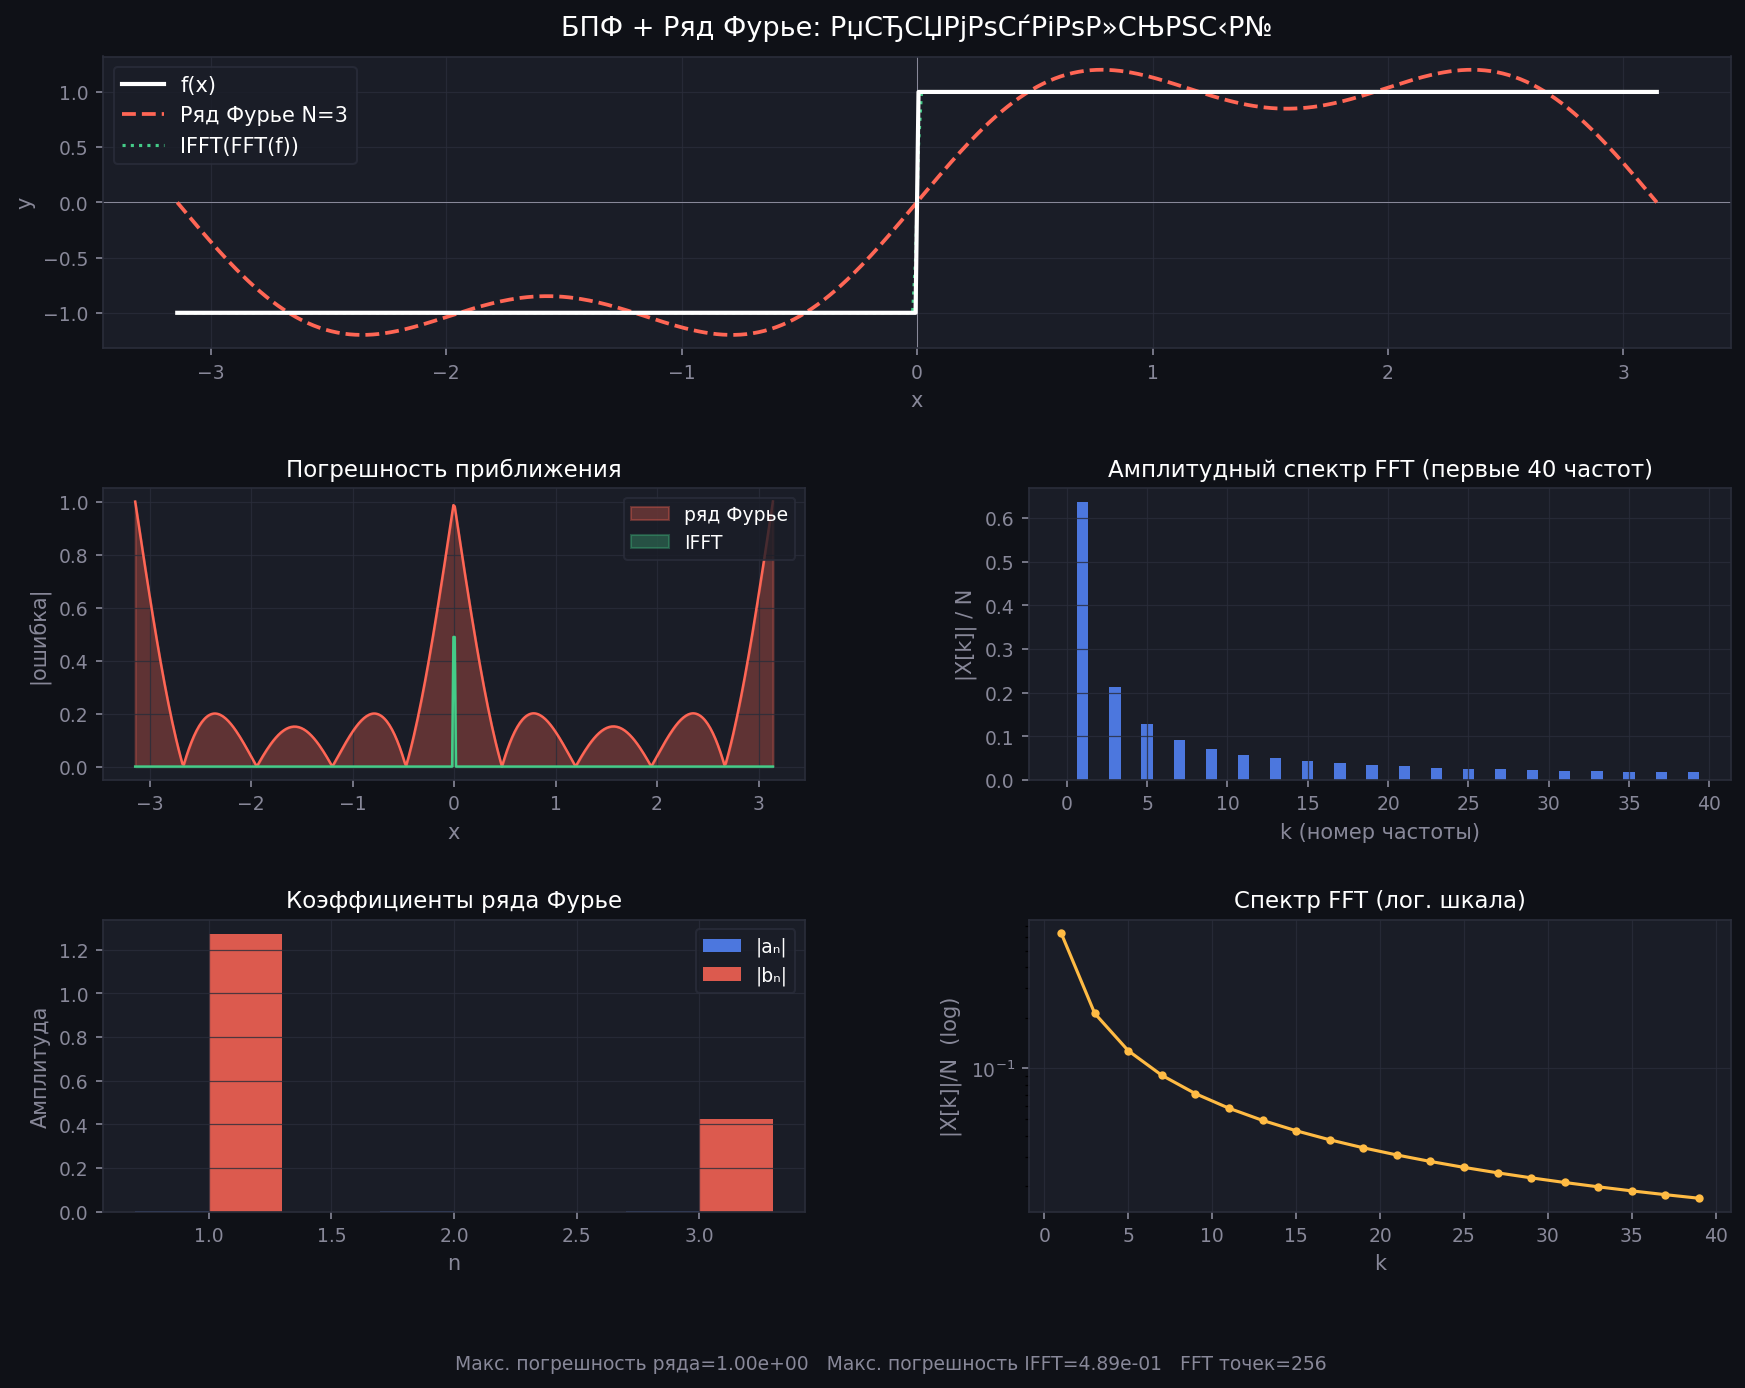

Source code (Python):
"""
Визуализация данных из fourier_fft.cpp
Читает: fourier_fft_signal.csv, fourier_fft_spectrum.csv, fourier_fft_coeffs.csv
"""

import sys
import numpy as np
import matplotlib.pyplot as plt
import matplotlib.gridspec as gridspec

# ── Цвета ────────────────────────────────────────────────────
BG    = '#0f1117'
PANEL = '#1a1d27'
WHITE = '#ffffff'
RED   = '#ff6655'
BLUE  = '#5588ff'
GREEN = '#44cc88'
GOLD  = '#ffbb44'
GRAY  = '#888899'
GRID  = '#2a2d3a'

def styled_ax(ax):
    ax.set_facecolor(PANEL)
    ax.tick_params(colors=GRAY, labelsize=9)
    for s in ax.spines.values(): s.set_edgecolor(GRID)
    ax.grid(color=GRID, linewidth=0.6, alpha=0.8)

# ── Загрузка данных ───────────────────────────────────────────
def load_signal(path='fourier_fft_signal.csv'):
    meta = {}
    with open(path) as fh:
        for line in fh:
            if line.startswith('#'):
                for part in line[1:].split():
                    if '=' in part:
                        k, v = part.split('=', 1)
                        meta[k] = v
            else:
                break
    data = np.loadtxt(path, delimiter=',', comments='#', skiprows=2)
    return meta, data   # x, f_x, fourier_sum, ifft_restored, error_fourier, error_ifft

def load_spectrum(path='fourier_fft_spectrum.csv'):
    return np.loadtxt(path, delimiter=',', comments='#', skiprows=2)
    # k, re, im, amplitude

def load_coeffs(path='fourier_fft_coeffs.csv'):
    return np.loadtxt(path, delimiter=',', comments='#', skiprows=2)
    # n, an, bn, amplitude

# ── Построение ───────────────────────────────────────────────
def plot(signal_file='fourier_fft_signal.csv',
         spectrum_file='fourier_fft_spectrum.csv',
         coeffs_file='fourier_fft_coeffs.csv'):

    meta, sig = load_signal(signal_file)
    sp        = load_spectrum(spectrum_file)
    cof       = load_coeffs(coeffs_file)

    fname = meta.get('function', '?')
    N     = meta.get('N', '?')
    M     = meta.get('FFT_points', '?')

    x       = sig[:, 0]
    fx      = sig[:, 1]
    sn      = sig[:, 2]
    ifft_r  = sig[:, 3]
    err_sn  = sig[:, 4]
    err_ift = sig[:, 5]

    k_fft   = sp[:, 0].astype(int)
    amp_fft = sp[:, 3]

    ns  = cof[:, 0].astype(int)
    an  = cof[:, 1]
    bn  = cof[:, 2]

    fig = plt.figure(figsize=(14, 10), facecolor=BG)
    gs  = gridspec.GridSpec(3, 2, figure=fig, hspace=0.48, wspace=0.32)

    # ── 1. Основной: три кривые ──────────────────────────────
    ax1 = fig.add_subplot(gs[0, :])
    styled_ax(ax1)
    ax1.plot(x, fx,     color=WHITE, lw=2,   label='f(x)',             zorder=4)
    ax1.plot(x, sn,     color=RED,   lw=1.8, label=f'Ряд Фурье N={N}', ls='--', zorder=3)
    ax1.plot(x, ifft_r, color=GREEN, lw=1.5, label='IFFT(FFT(f))',     ls=':',  zorder=3)
    ax1.axhline(0, color=GRAY, lw=0.5)
    ax1.axvline(0, color=GRAY, lw=0.5)
    ax1.set_title(f'БПФ + Ряд Фурье: {fname}', color=WHITE, fontsize=13, pad=10)
    ax1.set_xlabel('x', color=GRAY)
    ax1.set_ylabel('y', color=GRAY)
    ax1.legend(facecolor=PANEL, edgecolor=GRID, labelcolor=WHITE, fontsize=10)

    # ── 2. Погрешность ───────────────────────────────────────
    ax2 = fig.add_subplot(gs[1, 0])
    styled_ax(ax2)
    ax2.fill_between(x, err_sn,  color=RED,   alpha=0.3, label='ряд Фурье')
    ax2.fill_between(x, err_ift, color=GREEN, alpha=0.3, label='IFFT')
    ax2.plot(x, err_sn,  color=RED,   lw=1.2)
    ax2.plot(x, err_ift, color=GREEN, lw=1.2)
    ax2.set_title('Погрешность приближения', color=WHITE, fontsize=11)
    ax2.set_xlabel('x', color=GRAY); ax2.set_ylabel('|ошибка|', color=GRAY)
    ax2.legend(facecolor=PANEL, edgecolor=GRID, labelcolor=WHITE, fontsize=9)

    # ── 3. Амплитудный спектр FFT ────────────────────────────
    ax3 = fig.add_subplot(gs[1, 1])
    styled_ax(ax3)
    show = min(40, len(k_fft))
    ax3.bar(k_fft[:show], amp_fft[:show], color=BLUE, alpha=0.85, width=0.7)
    ax3.set_title(f'Амплитудный спектр FFT (первые {show} частот)', color=WHITE, fontsize=11)
    ax3.set_xlabel('k (номер частоты)', color=GRAY)
    ax3.set_ylabel('|X[k]| / N', color=GRAY)

    # ── 4. Коэффициенты ряда Фурье ───────────────────────────
    ax4 = fig.add_subplot(gs[2, 0])
    styled_ax(ax4)
    mask = ns > 0
    w = 0.3
    ax4.bar(ns[mask] - w/2, np.abs(an[mask]), w, color=BLUE,  alpha=0.85, label='|aₙ|')
    ax4.bar(ns[mask] + w/2, np.abs(bn[mask]), w, color=RED,   alpha=0.85, label='|bₙ|')
    ax4.set_title('Коэффициенты ряда Фурье', color=WHITE, fontsize=11)
    ax4.set_xlabel('n', color=GRAY); ax4.set_ylabel('Амплитуда', color=GRAY)
    ax4.legend(facecolor=PANEL, edgecolor=GRID, labelcolor=WHITE, fontsize=9)

    # ── 5. Логарифмический спектр ────────────────────────────
    ax5 = fig.add_subplot(gs[2, 1])
    styled_ax(ax5)
    pos_mask = amp_fft[:show] > 0
    ax5.semilogy(k_fft[:show][pos_mask], amp_fft[:show][pos_mask],
                 color=GOLD, lw=1.5, marker='o', ms=3)
    ax5.set_title('Спектр FFT (лог. шкала)', color=WHITE, fontsize=11)
    ax5.set_xlabel('k', color=GRAY); ax5.set_ylabel('|X[k]|/N  (log)', color=GRAY)
    ax5.yaxis.label.set_color(GRAY)

    # ── Подпись ──────────────────────────────────────────────
    fig.text(0.5, 0.005,
             f'Макс. погрешность ряда={err_sn.max():.2e}   '
             f'Макс. погрешность IFFT={err_ift.max():.2e}   '
             f'FFT точек={M}',
             ha='center', color=GRAY, fontsize=9)

    out = 'plot_fourier_fft.png'
    plt.savefig(out, dpi=150, bbox_inches='tight', facecolor=BG)
    plt.show()
    print(f'Сохранено: {out}')

# ── Точка входа ───────────────────────────────────────────────
if __name__ == '__main__':
    args = [a for a in sys.argv[1:] if not a.startswith('-')]
    sig = args[0] if len(args) > 0 else 'csv/fourier_fft_signal.csv'
    sp  = args[1] if len(args) > 1 else 'csv/fourier_fft_spectrum.csv'
    cof = args[2] if len(args) > 2 else 'csv/fourier_fft_coeffs.csv'
    plot(sig, sp, cof)
